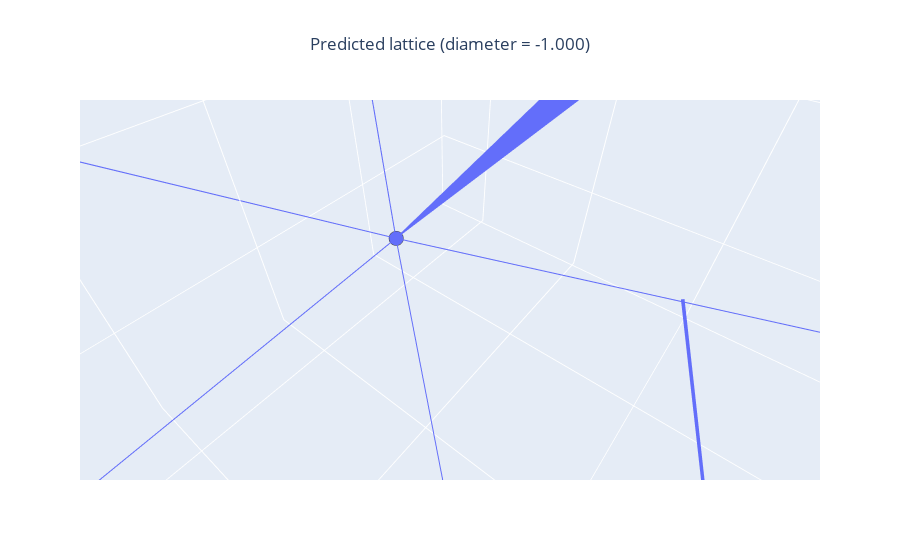

Notebook code cell kept with this figure:
### Code cell
path = 'generated_mat/step50_varProp=0.01_m10'
name = 'LatticeStiffness_lattice_5.npz'
plot_lattice_from_path(path, name)

### Figure 1 — Plotly figure (JSON) as saved in the notebook; plotly's stock layout.template omitted (floating-point values rounded to 4 significant figures)
{"data": [{"hovertemplate": "0=%{x}<br>1=%{y}<br>2=%{z}<extra></extra>", "legendgroup": "", "marker": {"color": "#636efa", "line": {"width": 5}, "size": 5, "symbol": "circle"}, "mode": "markers", "name": "", "scene": "scene", "showlegend": false, "type": "scatter3d", "x": [0.5707, -0.2216, 0.3674, 0.4321, 0.2333, -0.3523, -0.5706, -0.4127], "y": [-0.3, -0.3092, -0.4677, 0.4677, 0.3072, 0.4596, 0.3187, -0.4604], "z": [0.4242, -0.4496, -0.169, -0.5159, 0.4592, 0.1761, -0.4126, 0.5158]}, {"hovertemplate": "x=%{x}<br>y=%{y}<br>z=%{z}<extra></extra>", "legendgroup": "", "line": {"color": "#636efa", "dash": "solid"}, "marker": {"line": {"width": 5}, "size": 5, "symbol": "circle"}, "mode": "lines", "name": "", "scene": "scene", "showlegend": false, "type": "scatter3d", "x": [0.5707, -0.2216], "y": [-0.3, -0.3092], "z": [0.4242, -0.4496]}, {"hovertemplate": "x=%{x}<br>y=%{y}<br>z=%{z}<extra></extra>", "legendgroup": "", "line": {"color": "#636efa", "dash": "solid"}, "marker": {"line": {"width": 5}, "size": 5, "symbol": "circle"}, "mode": "lines", "name": "", "scene": "scene", "showlegend": false, "type": "scatter3d", "x": [0.5707, 0.3674], "y": [-0.3, -0.4677], "z": [0.4242, -0.169]}, {"hovertemplate": "x=%{x}<br>y=%{y}<br>z=%{z}<extra></extra>", "legendgroup": "", "line": {"color": "#636efa", "dash": "solid"}, "marker": {"line": {"width": 5}, "size": 5, "symbol": "circle"}, "mode": "lines", "name": "", "scene": "scene", "showlegend": false, "type": "scatter3d", "x": [-0.2216, 0.3674], "y": [-0.3092, -0.4677], "z": [-0.4496, -0.169]}, {"hovertemplate": "x=%{x}<br>y=%{y}<br>z=%{z}<extra></extra>", "legendgroup": "", "line": {"color": "#636efa", "dash": "solid"}, "marker": {"line": {"width": 5}, "size": 5, "symbol": "circle"}, "mode": "lines", "name": "", "scene": "scene", "showlegend": false, "type": "scatter3d", "x": [0.5707, 0.4321], "y": [-0.3, 0.4677], "z": [0.4242, -0.5159]}, {"hovertemplate": "x=%{x}<br>y=%{y}<br>z=%{z}<extra></extra>", "legendgroup": "", "line": {"color": "#636efa", "dash": "solid"}, "marker": {"line": {"width": 5}, "size": 5, "symbol": "circle"}, "mode": "lines", "name": "", "scene": "scene", "showlegend": false, "type": "scatter3d", "x": [-0.2216, 0.4321], "y": [-0.3092, 0.4677], "z": [-0.4496, -0.5159]}, {"hovertemplate": "x=%{x}<br>y=%{y}<br>z=%{z}<extra></extra>", "legendgroup": "", "line": {"color": "#636efa", "dash": "solid"}, "marker": {"line": {"width": 5}, "size": 5, "symbol": "circle"}, "mode": "lines", "name": "", "scene": "scene", "showlegend": false, "type": "scatter3d", "x": [0.3674, 0.4321], "y": [-0.4677, 0.4677], "z": [-0.169, -0.5159]}, {"hovertemplate": "x=%{x}<br>y=%{y}<br>z=%{z}<extra></extra>", "legendgroup": "", "line": {"color": "#636efa", "dash": "solid"}, "marker": {"line": {"width": 5}, "size": 5, "symbol": "circle"}, "mode": "lines", "name": "", "scene": "scene", "showlegend": false, "type": "scatter3d", "x": [0.5707, 0.2333], "y": [-0.3, 0.3072], "z": [0.4242, 0.4592]}, {"hovertemplate": "x=%{x}<br>y=%{y}<br>z=%{z}<extra></extra>", "legendgroup": "", "line": {"color": "#636efa", "dash": "solid"}, "marker": {"line": {"width": 5}, "size": 5, "symbol": "circle"}, "mode": "lines", "name": "", "scene": "scene", "showlegend": false, "type": "scatter3d", "x": [-0.2216, 0.2333], "y": [-0.3092, 0.3072], "z": [-0.4496, 0.4592]}, {"hovertemplate": "x=%{x}<br>y=%{y}<br>z=%{z}<extra></extra>", "legendgroup": "", "line": {"color": "#636efa", "dash": "solid"}, "marker": {"line": {"width": 5}, "size": 5, "symbol": "circle"}, "mode": "lines", "name": "", "scene": "scene", "showlegend": false, "type": "scatter3d", "x": [0.3674, 0.2333], "y": [-0.4677, 0.3072], "z": [-0.169, 0.4592]}, {"hovertemplate": "x=%{x}<br>y=%{y}<br>z=%{z}<extra></extra>", "legendgroup": "", "line": {"color": "#636efa", "dash": "solid"}, "marker": {"line": {"width": 5}, "size": 5, "symbol": "circle"}, "mode": "lines", "name": "", "scene": "scene", "showlegend": false, "type": "scatter3d", "x": [0.4321, 0.2333], "y": [0.4677, 0.3072], "z": [-0.5159, 0.4592]}, {"hovertemplate": "x=%{x}<br>y=%{y}<br>z=%{z}<extra></extra>", "legendgroup": "", "line": {"color": "#636efa", "dash": "solid"}, "marker": {"line": {"width": 5}, "size": 5, "symbol": "circle"}, "mode": "lines", "name": "", "scene": "scene", "showlegend": false, "type": "scatter3d", "x": [0.5707, -0.3523], "y": [-0.3, 0.4596], "z": [0.4242, 0.1761]}, {"hovertemplate": "x=%{x}<br>y=%{y}<br>z=%{z}<extra></extra>", "legendgroup": "", "line": {"color": "#636efa", "dash": "solid"}, "marker": {"line": {"width": 5}, "size": 5, "symbol": "circle"}, "mode": "lines", "name": "", "scene": "scene", "showlegend": false, "type": "scatter3d", "x": [-0.2216, -0.3523], "y": [-0.3092, 0.4596], "z": [-0.4496, 0.1761]}, {"hovertemplate": "x=%{x}<br>y=%{y}<br>z=%{z}<extra></extra>", "legendgroup": "", "line": {"color": "#636efa", "dash": "solid"}, "marker": {"line": {"width": 5}, "size": 5, "symbol": "circle"}, "mode": "lines", "name": "", "scene": "scene", "showlegend": false, "type": "scatter3d", "x": [0.3674, -0.3523], "y": [-0.4677, 0.4596], "z": [-0.169, 0.1761]}, {"hovertemplate": "x=%{x}<br>y=%{y}<br>z=%{z}<extra></extra>", "legendgroup": "", "line": {"color": "#636efa", "dash": "solid"}, "marker": {"line": {"width": 5}, "size": 5, "symbol": "circle"}, "mode": "lines", "name": "", "scene": "scene", "showlegend": false, "type": "scatter3d", "x": [0.4321, -0.3523], "y": [0.4677, 0.4596], "z": [-0.5159, 0.1761]}, {"hovertemplate": "x=%{x}<br>y=%{y}<br>z=%{z}<extra></extra>", "legendgroup": "", "line": {"color": "#636efa", "dash": "solid"}, "marker": {"line": {"width": 5}, "size": 5, "symbol": "circle"}, "mode": "lines", "name": "", "scene": "scene", "showlegend": false, "type": "scatter3d", "x": [0.2333, -0.3523], "y": [0.3072, 0.4596], "z": [0.4592, 0.1761]}, {"hovertemplate": "x=%{x}<br>y=%{y}<br>z=%{z}<extra></extra>", "legendgroup": "", "line": {"color": "#636efa", "dash": "solid"}, "marker": {"line": {"width": 5}, "size": 5, "symbol": "circle"}, "mode": "lines", "name": "", "scene": "scene", "showlegend": false, "type": "scatter3d", "x": [0.5707, -0.5706], "y": [-0.3, 0.3187], "z": [0.4242, -0.4126]}, {"hovertemplate": "x=%{x}<br>y=%{y}<br>z=%{z}<extra></extra>", "legendgroup": "", "line": {"color": "#636efa", "dash": "solid"}, "marker": {"line": {"width": 5}, "size": 5, "symbol": "circle"}, "mode": "lines", "name": "", "scene": "scene", "showlegend": false, "type": "scatter3d", "x": [-0.2216, -0.5706], "y": [-0.3092, 0.3187], "z": [-0.4496, -0.4126]}, {"hovertemplate": "x=%{x}<br>y=%{y}<br>z=%{z}<extra></extra>", "legendgroup": "", "line": {"color": "#636efa", "dash": "solid"}, "marker": {"line": {"width": 5}, "size": 5, "symbol": "circle"}, "mode": "lines", "name": "", "scene": "scene", "showlegend": false, "type": "scatter3d", "x": [0.3674, -0.5706], "y": [-0.4677, 0.3187], "z": [-0.169, -0.4126]}, {"hovertemplate": "x=%{x}<br>y=%{y}<br>z=%{z}<extra></extra>", "legendgroup": "", "line": {"color": "#636efa", "dash": "solid"}, "marker": {"line": {"width": 5}, "size": 5, "symbol": "circle"}, "mode": "lines", "name": "", "scene": "scene", "showlegend": false, "type": "scatter3d", "x": [0.4321, -0.5706], "y": [0.4677, 0.3187], "z": [-0.5159, -0.4126]}, {"hovertemplate": "x=%{x}<br>y=%{y}<br>z=%{z}<extra></extra>", "legendgroup": "", "line": {"color": "#636efa", "dash": "solid"}, "marker": {"line": {"width": 5}, "size": 5, "symbol": "circle"}, "mode": "lines", "name": "", "scene": "scene", "showlegend": false, "type": "scatter3d", "x": [0.2333, -0.5706], "y": [0.3072, 0.3187], "z": [0.4592, -0.4126]}, {"hovertemplate": "x=%{x}<br>y=%{y}<br>z=%{z}<extra></extra>", "legendgroup": "", "line": {"color": "#636efa", "dash": "solid"}, "marker": {"line": {"width": 5}, "size": 5, "symbol": "circle"}, "mode": "lines", "name": "", "scene": "scene", "showlegend": false, "type": "scatter3d", "x": [-0.3523, -0.5706], "y": [0.4596, 0.3187], "z": [0.1761, -0.4126]}, {"hovertemplate": "x=%{x}<br>y=%{y}<br>z=%{z}<extra></extra>", "legendgroup": "", "line": {"color": "#636efa", "dash": "solid"}, "marker": {"line": {"width": 5}, "size": 5, "symbol": "circle"}, "mode": "lines", "name": "", "scene": "scene", "showlegend": false, "type": "scatter3d", "x": [0.5707, -0.4127], "y": [-0.3, -0.4604], "z": [0.4242, 0.5158]}, {"hovertemplate": "x=%{x}<br>y=%{y}<br>z=%{z}<extra></extra>", "legendgroup": "", "line": {"color": "#636efa", "dash": "solid"}, "marker": {"line": {"width": 5}, "size": 5, "symbol": "circle"}, "mode": "lines", "name": "", "scene": "scene", "showlegend": false, "type": "scatter3d", "x": [-0.2216, -0.4127], "y": [-0.3092, -0.4604], "z": [-0.4496, 0.5158]}, {"hovertemplate": "x=%{x}<br>y=%{y}<br>z=%{z}<extra></extra>", "legendgroup": "", "line": {"color": "#636efa", "dash": "solid"}, "marker": {"line": {"width": 5}, "size": 5, "symbol": "circle"}, "mode": "lines", "name": "", "scene": "scene", "showlegend": false, "type": "scatter3d", "x": [0.3674, -0.4127], "y": [-0.4677, -0.4604], "z": [-0.169, 0.5158]}, {"hovertemplate": "x=%{x}<br>y=%{y}<br>z=%{z}<extra></extra>", "legendgroup": "", "line": {"color": "#636efa", "dash": "solid"}, "marker": {"line": {"width": 5}, "size": 5, "symbol": "circle"}, "mode": "lines", "name": "", "scene": "scene", "showlegend": false, "type": "scatter3d", "x": [0.4321, -0.4127], "y": [0.4677, -0.4604], "z": [-0.5159, 0.5158]}, {"hovertemplate": "x=%{x}<br>y=%{y}<br>z=%{z}<extra></extra>", "legendgroup": "", "line": {"color": "#636efa", "dash": "solid"}, "marker": {"line": {"width": 5}, "size": 5, "symbol": "circle"}, "mode": "lines", "name": "", "scene": "scene", "showlegend": false, "type": "scatter3d", "x": [0.2333, -0.4127], "y": [0.3072, -0.4604], "z": [0.4592, 0.5158]}, {"hovertemplate": "x=%{x}<br>y=%{y}<br>z=%{z}<extra></extra>", "legendgroup": "", "line": {"color": "#636efa", "dash": "solid"}, "marker": {"line": {"width": 5}, "size": 5, "symbol": "circle"}, "mode": "lines", "name": "", "scene": "scene", "showlegend": false, "type": "scatter3d", "x": [-0.3523, -0.4127], "y": [0.4596, -0.4604], "z": [0.1761, 0.5158]}, {"hovertemplate": "x=%{x}<br>y=%{y}<br>z=%{z}<extra></extra>", "legendgroup": "", "line": {"color": "#636efa", "dash": "solid"}, "marker": {"line": {"width": 5}, "size": 5, "symbol": "circle"}, "mode": "lines", "name": "", "scene": "scene", "showlegend": false, "type": "scatter3d", "x": [-0.5706, -0.4127], "y": [0.3187, -0.4604], "z": [-0.4126, 0.5158]}], "layout": {"autosize": true, "scene": {"aspectmode": "auto", "aspectratio": {"x": 1.105, "y": 0.9058, "z": 0.999}, "camera": {"center": {"x": 0, "y": 0, "z": 0}, "eye": {"x": -0.005446, "y": -0.004339, "z": 0.007177}, "projection": {"type": "perspective"}, "up": {"x": 0, "y": 0, "z": 1}}}, "title": {"text": "Predicted lattice (diameter = -1.000)", "x": 0.5}}}
